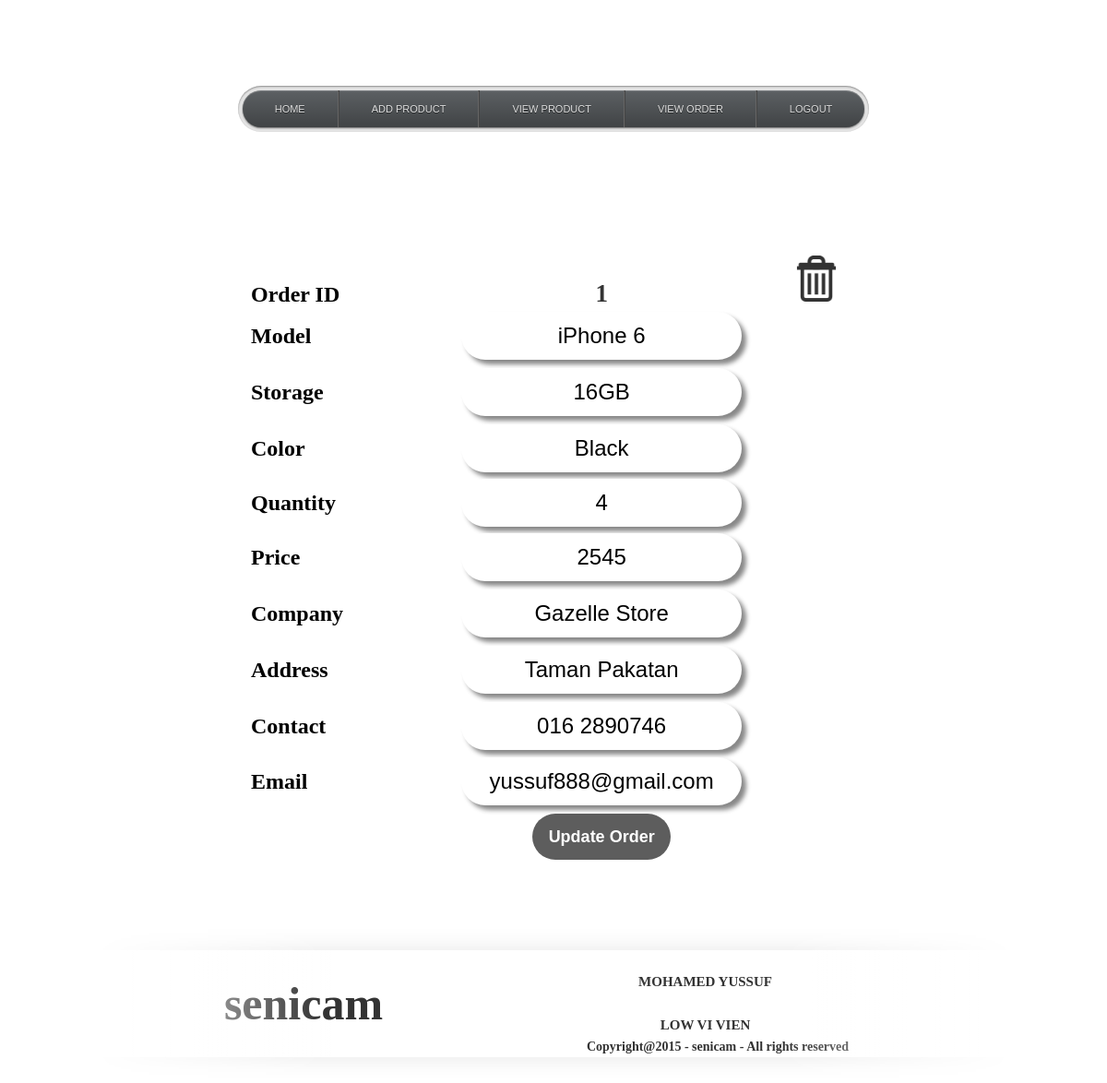
/admin_orderview.php, run on an earlier commit of the app's database.
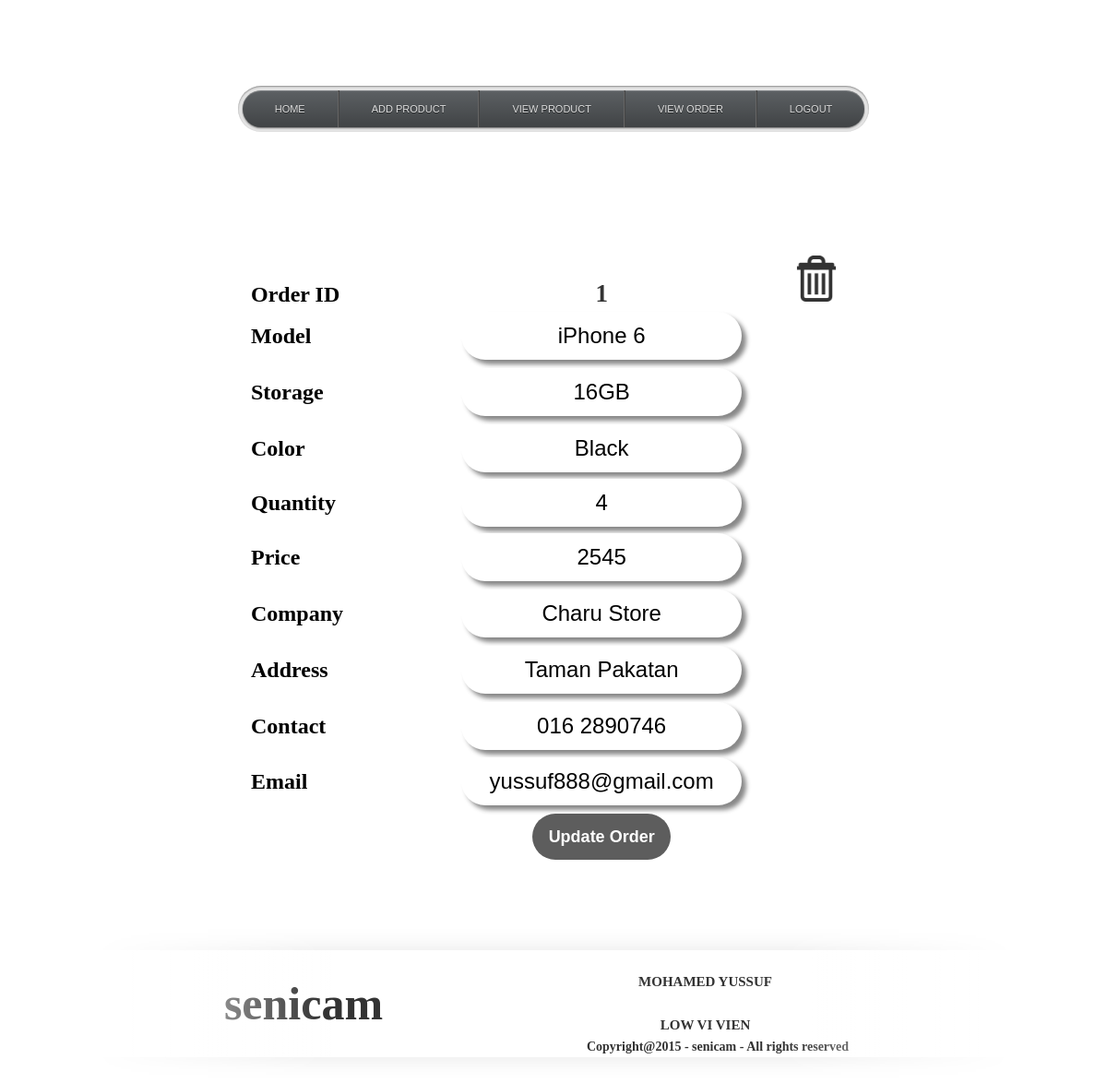
And on a later commit of the database.
### tables this page shows
CREATE TABLE IF NOT EXISTS `orderproduct` (
`OrderProductID` int(11) NOT NULL,
  `Model_Name` varchar(200) NOT NULL,
  `Storage` varchar(200) NOT NULL,
  `Color` varchar(200) NOT NULL,
  `Quantity` int(11) NOT NULL,
  `Price_Selling` double NOT NULL,
  `Company_Name` varchar(200) NOT NULL,
  `Address` varchar(200) NOT NULL,
  `Contact` varchar(200) NOT NULL,
  `Email` varchar(200) NOT NULL
);

### admin_orderview.php (the view, shortened to what this page needs)
<?php require_once('../Connections/applestore.php'); ?>
<?php
$logoutAction = $_SERVER['PHP_SELF']."?doLogout=true";
?>
<?php
$editFormAction = $_SERVER['PHP_SELF'];
if (isset($_SERVER['QUERY_STRING'])) {
  $editFormAction .= "?" . htmlentities($_SERVER['QUERY_STRING']);
}
$maxRows_Recordset1 = 1;
$pageNum_Recordset1 = 0;
$startRow_Recordset1 = $pageNum_Recordset1 * $maxRows_Recordset1;
$query_Recordset1 = "SELECT * FROM orderproduct";
$query_limit_Recordset1 = sprintf("%s LIMIT %d, %d", $query_Recordset1, $startRow_Recordset1, $maxRows_Recordset1);
$Recordset1 = mysql_query($query_limit_Recordset1, $applestore) or die(mysql_error());
$row_Recordset1 = mysql_fetch_assoc($Recordset1);
?>
<!DOCTYPE html PUBLIC "-//W3C//DTD XHTML 1.0 Transitional//EN" "http://www.w3.org/TR/xhtml1/DTD/xhtml1-transitional.dtd">
<html xmlns="http://www.w3.org/1999/xhtml">
<head>
<link href="admin.css" rel="stylesheet" type="text/css" />
</head>
<body>
<div id="container">
	<ul>
		<li><a href="admin_homepage.php">Home</a></li>
		<li><a href="admin_productadd.php">Add Product</a></li>
		<li><a href="admin_productview.php">View Product</a></li>
        <li><a href="admin_overview.php">View Order</a></li>
        <li><a href="<?php echo $logoutAction ?>">Logout</a></li>
	</ul>
</div>
<div id="body">
  <form action="<?php echo $editFormAction; ?>" method="post" name="form1" id="form1">
    <div align="center">
      <table width="387" height="51" border="0">
        <tr>
          <td></td>
          <td></td>
          <td></td>
          <td></td>
        </tr>
      </table>
      <table width="662" align="center">
        <tr valign="baseline">
          <td width="189" height="48" align="right" nowrap="nowrap" class="checkout_titleorder"><div align="left">Order ID</div></td>
          <td width="372"><div align="center" class="ordertitle"><?php echo $row_Recordset1['OrderProductID']; ?></div></td>
          <td width="85"><div align="center"><a href="admin_delete.php?OrderProductID=<?php echo $row_Recordset1['OrderProductID']; ?>"><img src="Model/delete.png" width="50" height="50" /></a></div></td>
        </tr>
        <tr valign="baseline">
          <td height="57" align="right" nowrap="nowrap" class="checkout_titleorder"><div align="left">Model</div></td>
          <td><div align="center">
            <input name="Model_Name" type="text" class="textfield_Login" value="<?php echo htmlentities($row_Recordset1['Model_Name'], ENT_COMPAT, 'utf-8'); ?>" size="32" readonly="readonly" />
          </div></td>
          <td>&nbsp;</td>
        </tr>
        <tr valign="baseline">
          <td height="57" align="right" nowrap="nowrap" class="checkout_titleorder"><div align="left">Storage</div></td>
          <td><div align="center">
            <input name="Storage" type="text" class="textfield_Login" value="<?php echo htmlentities($row_Recordset1['Storage'], ENT_COMPAT, 'utf-8'); ?>" size="32" readonly="readonly" />
          </div></td>
          <td>&nbsp;</td>
        </tr>
        <tr valign="baseline">
          <td height="55" align="right" nowrap="nowrap" class="checkout_titleorder"><div align="left">Color</div></td>
          <td><div align="center">
            <input name="Color" type="text" class="textfield_Login" value="<?php echo htmlentities($row_Recordset1['Color'], ENT_COMPAT, 'utf-8'); ?>" size="32" readonly="readonly" />
          </div></td>
          <td>&nbsp;</td>
        </tr>
        <tr valign="baseline">
          <td height="55" align="right" nowrap="nowrap" class="checkout_titleorder"><div align="left">Quantity</div></td>
          <td><div align="center">
            <input name="Quantity" type="text" class="textfield_Login" value="<?php echo htmlentities($row_Recordset1['Quantity'], ENT_COMPAT, 'utf-8'); ?>" size="32" />
          </div></td>
          <td>&nbsp;</td>
        </tr>
        <tr valign="baseline">
          <td height="57" align="right" nowrap="nowrap" class="checkout_titleorder"><div align="left">Price</div></td>
          <td><div align="center">
            <input name="Price_Selling" type="text" class="textfield_Login" value="<?php echo htmlentities($row_Recordset1['Price_Selling'], ENT_COMPAT, 'utf-8'); ?>" size="32" readonly="readonly" />
          </div></td>
          <td>&nbsp;</td>
        </tr>
        <tr valign="baseline">
          <td height="57" align="right" nowrap="nowrap" class="checkout_titleorder"><div align="left">Company</div></td>
          <td><div align="center">
            <input name="Company_Name" type="text" class="textfield_Login" value="<?php echo htmlentities($row_Recordset1['Company_Name'], ENT_COMPAT, 'utf-8'); ?>" size="32" />
          </div></td>
          <td>&nbsp;</td>
        </tr>
        <tr valign="baseline">
          <td height="57" align="right" nowrap="nowrap" class="checkout_titleorder"><div align="left">Address</div></td>
          <td><div align="center">
            <input name="Address" type="text" class="textfield_Login" value="<?php echo htmlentities($row_Recordset1['Address'], ENT_COMPAT, 'utf-8'); ?>" size="32" />
          </div></td>
          <td>&nbsp;</td>
        </tr>
        <tr valign="baseline">
          <td height="56" align="right" nowrap="nowrap" class="checkout_titleorder"><div align="left">Contact</div></td>
          <td><div align="center">
            <input name="Contact" type="text" class="textfield_Login" value="<?php echo htmlentities($row_Recordset1['Contact'], ENT_COMPAT, 'utf-8'); ?>" size="32" />
          </div></td>
          <td>&nbsp;</td>
        </tr>
        <tr valign="baseline">
          <td height="57" align="right" nowrap="nowrap" class="checkout_titleorder"><div align="left">Email</div></td>
          <td><div align="center">
            <input name="Email" type="text" class="textfield_Login" value="<?php echo htmlentities($row_Recordset1['Email'], ENT_COMPAT, 'utf-8'); ?>" size="32" />
          </div></td>
          <td>&nbsp;</td>
        </tr>
        <tr valign="baseline">
          <td align="right" nowrap="nowrap" class="checkout_titleorder"><div align="left"></div></td>
          <td><div align="center">
            <input type="submit" class="button_function" value="Update Order" />
          </div></td>
          <td>&nbsp;</td>
        </tr>
      </table>
    </div>
</form></div>
<div id="footer"><ul>
    <li>
    <div align="center">
      <table width="900" border="0">
        <tr>
          <td colspan="2" rowspan="3"><div align="center" class="footerstyle">senicam</div></td>
          <td width="591" class="footerfontname"><div align="center">MOHAMED YUSSUF      </div></td>
          <td width="2"><p>&nbsp;</p></td>
          <td width="2"><p>&nbsp;</p></td>
          <td width="2"><p>&nbsp;</p></td>
        </tr>
        <tr>
          <td class="footerfontname"><div align="center">LOW VI VIEN</div></td>
          <td>&nbsp;</td>
          <td>&nbsp;</td>
          <td>&nbsp;</td>
        </tr>
        <tr>
          <td colspan="4"><div align="center"><span class="stylelightfooter">Copyright@2015 - senicam - All rights reserved</span></div></td>
        </tr>
      </table>
    </div>
    </li>
  </ul></div>
</body>
</html>

### admin.css (style rules this page uses)
#body { margin: auto; width: 1000px; height: auto; }
#footer { margin: auto; width: 1000px; height: 115px; }
body { text-align: center; background:url("http://www.galaxiastudio.com/wp-content/uploads/2014/03/2252.jpg")#FF9000; }
#container { display: inline-block; padding: 5px; margin: 60px; background: rgba(0,0,0,0.1); position: relative; -webkit-border-radius: 100px; -moz-border-radius: 100px; border-radius: 100px; -webkit-box-shadow: inset 0px 1px 2px 0px rgba(0,0,0,0.4), 0px 1px 1px 0px rgba(255,255,255,.1); -moz-box-shadow: inset 0px 1px 2px 0px rgba(0,0,0,0.4), 0px 1px 1px 0px rgba(255,255,255,.1); box-shadow: inset 0px 1px 2px 0px rgba(0,0,0,0.4), 0px 1px 1px 0px rgba(255,255,255,.1); -webkit-transition: all .2s ease; -moz-transition: all .2s ease; -ms-transition: all .2s ease; -o-transition: all .2s ease; transition: all .2s ease; }
#container ul { padding: 0; height: 40px; margin: 0; list-style: none; overflow: hidden; -webkit-box-shadow: inset 0px 1px 1px 0px rgba(255,255,255,.2), 0px 1px 2px 0px rgba(0,0,0,0.5); -moz-box-shadow: inset 0px 1px 1px 0px rgba(255,255,255,.2), 0px 1px 2px 0px rgba(0,0,0,0.5); box-shadow: inset 0px 1px 1px 0px rgba(255,255,255,.2), 0px 1px 2px 0px rgba(0,0,0,0.5); background: #5c6063; background-image: -moz-linear-gradient(top, rgba(0,0,0,0) 0%, rgba(0,0,0,0.3) 100%); background-image: -webkit-gradient(linear, left top, left bottom, color-stop(0%,rgba(0,0,0,0)), color-stop(100%,rgba(0,0,0,0.3))); background-image: -webkit-linear-gradient(top, rgba(0,0,0,0) 0%,rgba(0,0,0,0.3) 100%); background-image: -o-linear-gradient(top, rgba(0,0,0,0) 0%,rgba(0,0,0,0.3) 100%); background-image: -ms-linear-gradient(top, rgba(0,0,0,0) 0%,rgba(0,0,0,0.3) 100%); background-image: linear-gradient(top, rgba(0,0,0,0) 0%,rgba(0,0,0,0.3) 100%); filter: progid:DXImageTransform.Microsoft.gradient( startColorstr='#00000000', endColorstr='#4d000000',GradientType=0 ); -webkit-border-radius: 100px; -moz-border-radius: 100px; border-radius: 100px; }
#container ul li { background: rgba(255,255,255,0.0); float: left; text-align: center; border-right: 1px solid #666; border-left: 1px solid #444; -webkit-box-sizing: border-box; -moz-box-sizing: border-box; box-sizing: border-box; -webkit-transition: all .2s ease; -moz-transition: all .2s ease; -ms-transition: all .2s ease; -o-transition: all .2s ease; transition: all .2s ease; }
#container ul li:first-child { border-left: none; -webkit-border-radius: 100px 0 0 100px; -moz-border-radius: 100px 0 0 100px; border-radius: 100px 0 0 100px; }
#container ul li:last-child { border-right: none; -webkit-border-radius: 0 100px 100px 0; -moz-border-radius: 0 100px 100px 0; border-radius: 0 100px 100px 0; }
#container ul li a { text-decoration: none; font: 11px/41px Arial, sans-serif; color: #ddd; text-transform: uppercase; text-shadow: 0px 1px rgba(0,0,0,0.5); padding: 35px; }
body { text-align: center; padding: 25px; }

### admin_orderview.php (style rules this page uses)
body { background-color: #FFFFFF; }

What changed in the data, as far as the page shows it:
changed orderproduct "iPhone 6": Company_Name "Gazelle Store" → "Charu Store"
